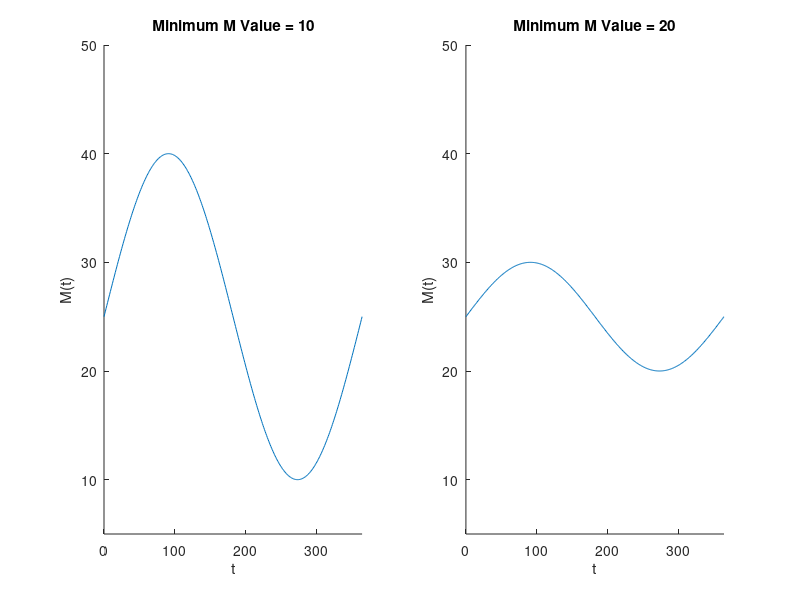

Here is the MATLAB script that generated this plot:
%Evaluates M at time t and produces a plot over a 365 day period.

global min; %Allows access to our min value.

t = 0:1:365;%Sets up our time scale.

min = 10;
M = 25 + (25 - min)*sin(2*pi/365*t);
%Redefines and calculates our M(t) function for min = 10.
subplot(1,2,1)
hold on
axis([0 365 5 50])
title('Minimum M Value = 10')
xlabel('t')
ylabel('M(t)')
plot(t,M);
%Produces our subplot for values M against time.

min = 20;
M = 25 + (25 - min)*sin(2*pi/365*t);
%Redefines and calculates our M(t) function for min = 20.
subplot(1,2,2)
hold on
axis([0 365 5 50])
title('Minimum M Value = 20')
xlabel('t')
ylabel('M(t)')
plot(t,M);
%Produces our subplot for values M against time.